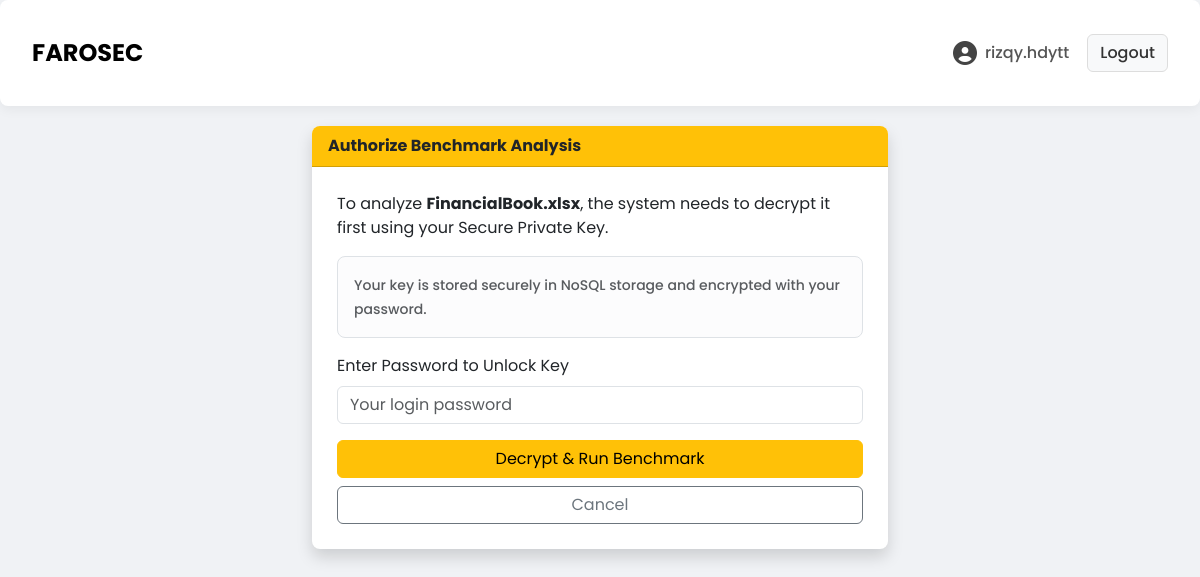
Before: /benchmark_file/1 (signed in) with the older database file.
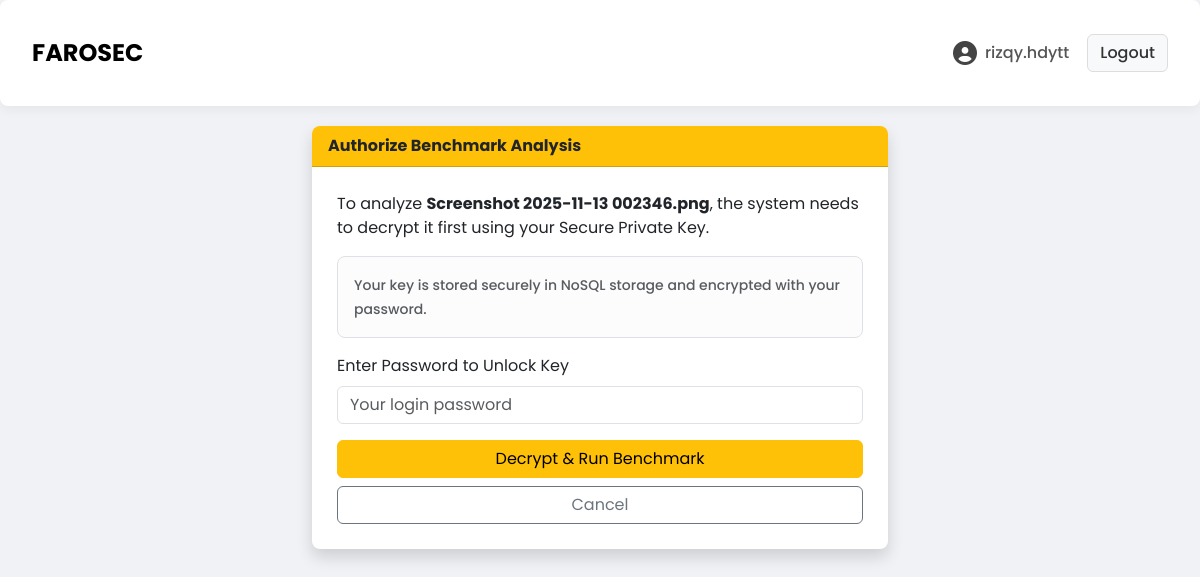
After: the same page with the newer database file.
### app.py (models this page shows)
class File(db.Model):
    id = db.Column(db.Integer, primary_key=True)
    filename = db.Column(db.String(100), nullable=False)
    filepath = db.Column(db.String(100), nullable=False)
    owner_id = db.Column(db.Integer, db.ForeignKey('user.id'), nullable=False)
    encrypted_aes_key = db.Column(db.Text, nullable=False)

### app.py (the view, shortened to what this page needs)
@app.route('/benchmark_file/<int:file_id>', methods=['GET'])
@login_required
def benchmark_file(file_id):
    file_record = File.query.get_or_404(file_id)
    if file_record.owner_id != current_user.id:
        flash('You do not have permission to benchmark this file.', 'danger')
        return redirect(url_for('dashboard'))
    existing_results = file_record.benchmark_results
    return render_template('benchmark_auth.html', file_id=file_id, filename=file_record.filename)

### app.py (called while the page is built)
@login_manager.user_loader
def load_user(user_id):
    return User.query.get(int(user_id))

### templates/benchmark_auth.html (shortened to what this page needs)
{% extends "layout.html" %}
{% block content %}
<div class="row justify-content-center">
    <div class="col-md-6">
        <div class="card shadow border-warning">
            <div class="card-header bg-warning text-dark">
                <strong>Authorize Benchmark Analysis</strong>
            </div>
            <div class="card-body">
                <p class="card-text">
                    To analyze <strong>{{ filename }}</strong>, the system needs to decrypt it first using your Secure Private Key.
                </p>
                <div class="alert alert-light border">
                    <small class="text-muted">
                        Your key is stored securely in NoSQL storage and encrypted with your password.
                    </small>
                </div>
                <form action="{{ url_for('execute_benchmark', file_id=file_id) }}" method="POST">
                    <div class="mb-3">
                        <label class="form-label">Enter Password to Unlock Key</label>
                        <input type="password" name="password_verify" class="form-control" placeholder="Your login password" required>
                    </div>
                    <div class="d-grid gap-2">
                        <button type="submit" class="btn btn-warning">
                            Decrypt & Run Benchmark
                        </button>
                        <a href="{{ url_for('dashboard') }}" class="btn btn-outline-secondary">Cancel</a>
                    </div>
                </form>
            </div>
        </div>
    </div>
</div>
{% endblock %}

Changed rows visible on the page:
changed File: filename "FinancialBook.xlsx" → "Screenshot 2025-11-13 002346.png"
